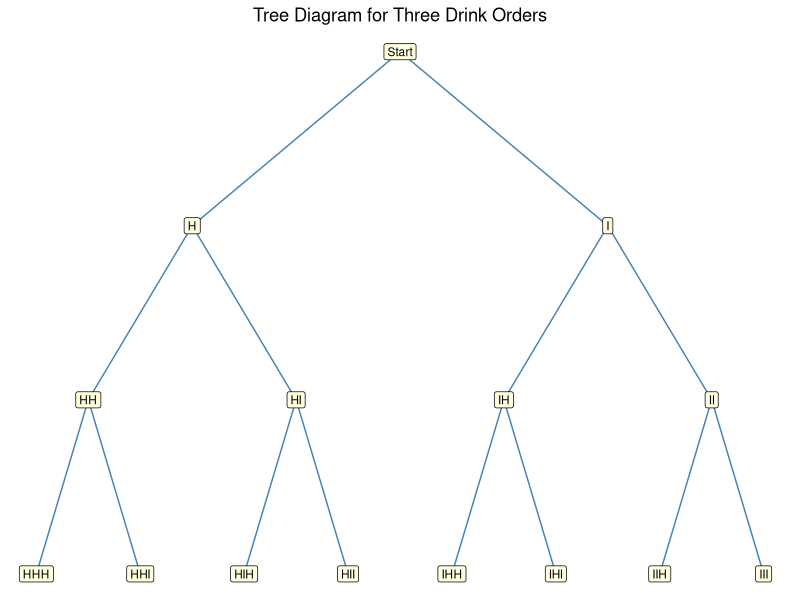
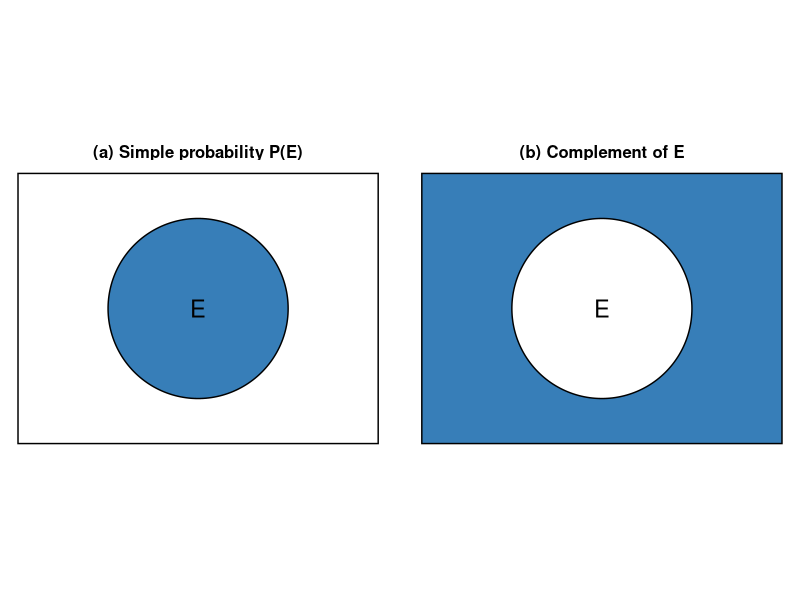
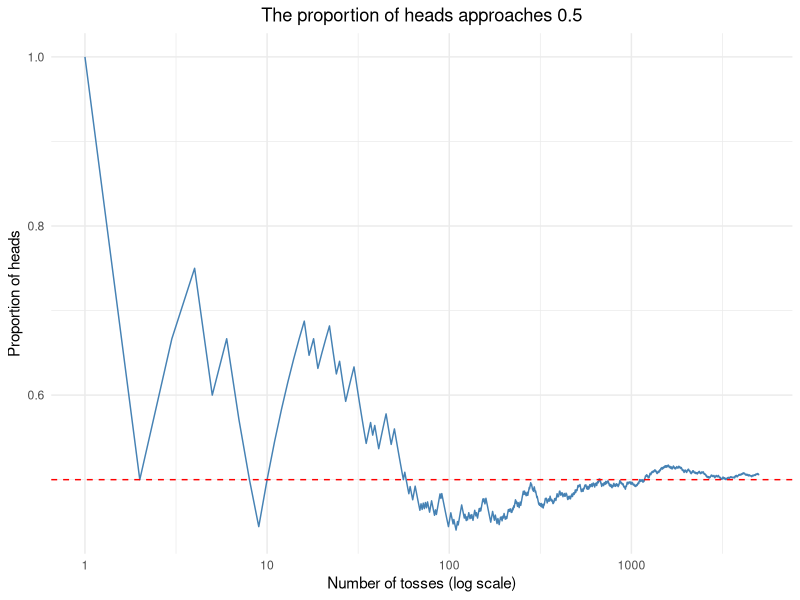
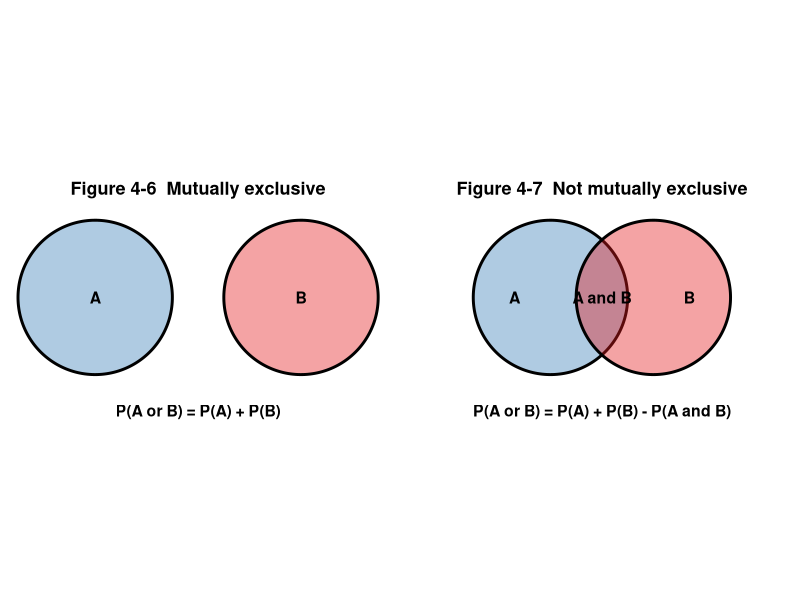

Source code (R) for these figures, in order:
## ---- chunk 1
library(tidyverse)
## ---- chunk 2
dice <- expand.grid(green = 1:6, orange = 1:6)
nrow(dice)

pairs <- matrix(paste0("(", dice$green, ", ", dice$orange, ")"), nrow = 6)
dimnames(pairs) <- list(paste("Green =", 1:6), paste("Orange =", 1:6))
knitr::kable(pairs, align = "c", caption = "Sample space for two dice")
## ---- chunk 3
suits <- c("Hearts", "Diamonds", "Clubs", "Spades")
ranks <- c("A", 2:10, "J", "Q", "K")
deck  <- expand.grid(rank = ranks, suit = suits, stringsAsFactors = FALSE)

nrow(deck)
head(paste(deck$rank, deck$suit), 5)
## ---- chunk 4
result <- c("H", "M")
rolls  <- expand.grid(third = result, second = result, first = result)

outcomes <- paste0(rolls$first, rolls$second, rolls$third)
outcomes
## ---- chunk 5
drink <- c("H", "I")

tree_level <- function(depth) {
  paths  <- expand.grid(rep(list(drink), depth), stringsAsFactors = FALSE)
  labels <- do.call(paste0, rev(paths))
  data.frame(label = labels,
             x = (seq_along(labels) - (length(labels) + 1) / 2) * 8 / 2^depth,
             y = 3 - depth)
}

nodes <- rbind(data.frame(label = "Start", x = 0, y = 3),
               tree_level(1), tree_level(2), tree_level(3))
## ---- chunk 6
edges <- nodes |>
  filter(label != "Start") |>
  mutate(parent = if_else(nchar(label) == 1, "Start",
                          substr(label, 1, nchar(label) - 1))) |>
  left_join(nodes, by = c("parent" = "label"), suffix = c("", "_from"))

tree_plot <- ggplot(nodes, aes(x, y)) +
  geom_segment(data = edges, aes(xend = x_from, yend = y_from),
               colour = "steelblue") +
  geom_label(aes(label = label), size = 3, fill = "lightyellow") +
  theme_void() +
  labs(title = "Tree Diagram for Three Drink Orders") +
  theme(plot.title = element_text(hjust = 0.5))
## ---- chunk 7
tree_plot
## ---- chunk 8
sums_to_five <- dice$green + dice$orange == 5
sum(sums_to_five)
round(mean(sums_to_five), 3)
## ---- chunk 9
orders <- expand.grid(third = drink, second = drink, first = drink)

two_iced <- rowSums(orders == "I") == 2
paste0(orders$first, orders$second, orders$third)[two_iced]
mean(two_iced)
## ---- chunk 10
card_probs <- c(
  diamond       = mean(deck$suit == "Diamonds"),
  black         = mean(deck$suit %in% c("Clubs", "Spades")),
  ace_of_spades = mean(deck$rank == "A" & deck$suit == "Spades"),
  ten           = mean(deck$rank == "10"),
  low_card      = mean(deck$rank %in% c("2", "3", "4", "5")))

round(card_probs, 3)
## ---- chunk 11
remaining <- deck[deck$suit != "Hearts", ]

nrow(remaining)
mean(remaining$suit == "Hearts")
## ---- chunk 12
mean(remaining$suit != "Hearts")
## ---- chunk 13
month.name[!startsWith(month.name, "J")]
setdiff(c("Mon", "Tue", "Wed", "Thu", "Fri", "Sat", "Sun"), c("Sat", "Sun"))
setdiff(2:12, 10:12)
setdiff(0:9, c(1, 3, 5, 7, 9))
## ---- chunk 14
circle_points <- function(cx, cy, r, n_points = 200) {
  theta <- seq(0, 2 * pi, length.out = n_points)
  data.frame(x = cx + r * cos(theta), y = cy + r * sin(theta))
}

panel_a <- "(a) Simple probability P(E)"
panel_b <- "(b) Complement of E"

circles <- rbind(transform(circle_points(0, 0, 1), panel = panel_a, fill = "#377eb8"),
                 transform(circle_points(0, 0, 1), panel = panel_b, fill = "white"))
frames  <- data.frame(panel = c(panel_a, panel_b), fill = c("white", "#377eb8"))

ggplot() +
  geom_rect(data = frames, aes(xmin = -2, xmax = 2, ymin = -1.5, ymax = 1.5,
                               fill = fill), color = "black") +
  geom_polygon(data = circles, aes(x = x, y = y, fill = fill), color = "black") +
  geom_text(data = frames, aes(x = 0, y = 0, label = "E"), size = 6) +
  scale_fill_identity() +
  facet_wrap(~panel) +
  coord_fixed() +
  theme_void() +
  theme(strip.text = element_text(size = 12, face = "bold"))
## ---- chunk 15
p_within_one_day <- 0.58
1 - p_within_one_day
## ---- chunk 16
payment <- data.frame(
  method    = c("Credit card", "Mobile wallet", "Store cash", "Bank transfer"),
  frequency = c(32, 28, 16, 4))
payment$rel_freq <- payment$frequency / sum(payment$frequency)

knitr::kable(payment, align = "c", digits = 3,
             caption = "Payment method used (n = 80)")
## ---- chunk 17
n_shoppers <- sum(payment$frequency)
n_shoppers

knitr::kable(payment[, c("method", "frequency")], align = "c",
             caption = "Payment method used (n = 80)")
## ---- chunk 18
n_by_method <- setNames(payment$frequency, payment$method)

c(credit_card       = n_by_method[["Credit card"]],
  wallet_or_cash    = n_by_method[["Mobile wallet"]] + n_by_method[["Store cash"]],
  neither_of_top_two = n_by_method[["Store cash"]] + n_by_method[["Bank transfer"]],
  not_bank_transfer = n_shoppers - n_by_method[["Bank transfer"]]) / n_shoppers
## ---- chunk 19
party <- data.frame(
  size      = c("1 guest", "2 guests", "3 guests", "4 guests", "5 or more"),
  frequency = c(46, 78, 34, 30, 12))
knitr::kable(party, align = "c", caption = "Party size at check-in (n = 200)")

counts <- party$frequency
c(two_guests = counts[2], fewer_than_3 = sum(counts[1:2]),
  at_most_3 = sum(counts[1:3]), at_least_4 = sum(counts[4:5])) / sum(counts)
## ---- chunk 20
set.seed(2023)
tosses  <- sample(c(1, 0), 5000, replace = TRUE)
running <- tibble(n = seq_along(tosses),
                  proportion = cumsum(tosses) / seq_along(tosses))

ggplot(running, aes(n, proportion)) +
  geom_line(color = "steelblue") +
  geom_hline(yintercept = 0.5, linetype = "dashed", color = "red") +
  scale_x_log10() +
  labs(x = "Number of tosses (log scale)", y = "Proportion of heads",
       title = "The proportion of heads approaches 0.5") +
  theme_minimal() +
  theme(plot.title = element_text(hjust = 0.5))
## ---- chunk 21
even      <- c(2, 4, 6)
greater_4 <- c(5, 6)
intersect(even, greater_4)
## ---- chunk 22
is_king  <- deck$rank == "K"
is_ten   <- deck$rank == "10"
is_queen <- deck$rank == "Q"
is_heart <- deck$suit == "Hearts"
is_spade <- deck$suit == "Spades"
is_black <- deck$suit %in% c("Clubs", "Spades")
is_face  <- deck$rank %in% c("J", "Q", "K")
is_ace   <- deck$rank == "A"

c(king_and_ten    = sum(is_king & is_ten),
  queen_and_heart = sum(is_queen & is_heart),
  spade_and_black = sum(is_spade & is_black),
  face_and_ace    = sum(is_face & is_ace))
## ---- chunk 23
containers <- c(japan = 48, vietnam = 35, united_states = 57)

sum(containers)
sum(containers[c("japan", "united_states")]) / sum(containers)
## ---- chunk 24
staff <- c(taoyuan = 180, taichung = 420, tainan = 150)

sum(staff)
sum(staff[c("taoyuan", "taichung")]) / sum(staff)
## ---- chunk 25
arrival <- c(mrt = 0.46, scooter = 0.28, on_foot = 0.18, car = 0.08)

sum(arrival[c("scooter", "on_foot")])
## ---- chunk 26
is_diamond <- deck$suit == "Diamonds"

c(face = sum(is_face), diamond = sum(is_diamond),
  both = sum(is_face & is_diamond))
round(mean(is_face | is_diamond), 3)
## ---- chunk 27
visitors <- matrix(c(7, 11, 9, 3), nrow = 2, byrow = TRUE,
                   dimnames = list(c("Retail buyer", "Distributor"),
                                   c("Overseas", "Domestic")))
knitr::kable(addmargins(visitors), align = "c",
             caption = "Trade fair visitors (n = 30)")

distributor <- sum(visitors["Distributor", ])
overseas    <- sum(visitors[, "Overseas"])
round((distributor + overseas - visitors["Distributor", "Overseas"]) / sum(visitors), 3)
## ---- chunk 28
p_inspected <- 0.24
p_delayed   <- 0.15
p_both      <- 0.09

p_inspected + p_delayed - p_both
## ---- chunk 29
exclusive   <- "Figure 4-6  Mutually exclusive"
overlapping <- "Figure 4-7  Not mutually exclusive"

venn <- rbind(
  transform(circle_points(2, 5, 1.5), group = "A", condition = exclusive),
  transform(circle_points(6, 5, 1.5), group = "B", condition = exclusive),
  transform(circle_points(3, 5, 1.5), group = "A", condition = overlapping),
  transform(circle_points(5, 5, 1.5), group = "B", condition = overlapping))

labels <- data.frame(
  x = c(2, 6, 4, 2.3, 5.7, 4, 4),
  y = c(5, 5, 2.8, 5, 5, 5, 2.8),
  label = c("A", "B", "P(A or B) = P(A) + P(B)",
            "A", "B", "A and B",
            "P(A or B) = P(A) + P(B) - P(A and B)"),
  condition = c(rep(exclusive, 3), rep(overlapping, 4)))

ggplot(venn, aes(x = x, y = y, fill = group)) +
  geom_polygon(alpha = 0.4, color = "black", linewidth = 1) +
  geom_text(data = labels, aes(x = x, y = y, label = label),
            inherit.aes = FALSE, size = 4, fontface = "bold") +
  facet_wrap(~condition) +
  scale_fill_manual(values = c("A" = "#377eb8", "B" = "#e41a1c")) +
  theme_void() +
  theme(strip.text = element_text(size = 13, face = "bold",
                                  margin = margin(b = 10)),
        legend.position = "none") +
  coord_fixed()
## ---- chunk 30
p_head      <- 1 / 2
p_over_four <- 2 / 6
round(p_head * p_over_four, 3)

toss_roll <- expand.grid(coin = c("H", "T"), die = 1:6)
mean(toss_roll$coin == "H" & toss_roll$die > 4)
## ---- chunk 31
p_face  <- 12 / 52
p_spade <- 13 / 52
round(p_face * p_spade, 3)
## ---- chunk 32
p_red    <- 4 / 12
p_green  <- 3 / 12
p_yellow <- 5 / 12

round(c(three_yellow      = p_yellow^3,
        green_then_red    = p_green * p_red,
        two_red_one_green = p_red^2 * p_green), 3)
## ---- chunk 33
p_wallet <- 0.45
round(p_wallet^3, 3)
## ---- chunk 34
p_retry <- 0.06
p_retry^3
## ---- chunk 35
p_escalated <- 0.045
p_refund_given_escalated <- 0.40

p_escalated * p_refund_given_escalated
## ---- chunk 36
p_booking <- 0.35
p_breakfast_given_booking <- 0.60

p_booking * p_breakfast_given_booking
## ---- chunk 37
round(c(three_kings    = 4/52 * 3/51 * 2/50,
        ten_jack_queen = 4/52 * 4/51 * 4/50,
        three_diamonds = 13/52 * 12/51 * 11/50,
        red_black_red  = 26/52 * 26/51 * 25/50), 4)
## ---- chunk 38
branches <- data.frame(
  bin              = c("Bin 1", "Bin 1", "Bin 2", "Bin 2"),
  part             = c("A grade", "B grade", "A grade", "B grade"),
  p_bin            = 1 / 2,
  p_part_given_bin = c(3/5, 2/5, 1/5, 4/5))
branches$product <- branches$p_bin * branches$p_part_given_bin
knitr::kable(branches, align = "c", digits = 3, caption = "Tree branches")
sum(branches$product[branches$part == "A grade"])
## ---- chunk 39
p_red_then_green <- 8 / 33
p_red_first      <- 4 / 11

round(p_red_then_green / p_red_first, 3)
## ---- chunk 40
p_cleared_and_on_time <- 0.28
p_cleared             <- 0.40

p_cleared_and_on_time / p_cleared
## ---- chunk 41
plans <- matrix(c(18, 42, 36, 24), nrow = 2, byrow = TRUE,
                dimnames = list(c("Small", "Large"), c("Yes", "No")))
knitr::kable(addmargins(plans), align = "c",
             caption = "Plan to open a Southeast Asia office (n = 120)")

round(c(yes_given_large = plans["Large", "Yes"] / sum(plans["Large", ]),
        small_given_no  = plans["Small", "No"] / sum(plans[, "No"])), 3)
## ---- chunk 42
p_no_spade <- (39 / 52)^4
p_no_spade
round(1 - p_no_spade, 3)
## ---- chunk 43
p_no_six <- (5 / 6)^4
p_no_six
round(1 - p_no_six, 3)
## ---- chunk 44
p_none_defective <- (1 - 0.04)^5
round(p_none_defective, 3)
round(1 - p_none_defective, 3)
## ---- chunk 45
bases    <- c("Black", "Green", "Oolong")
toppings <- c("Pearls", "Grass jelly", "Pudding", "Taro", "Aloe")

drinks <- expand.grid(base = bases, topping = toppings)
nrow(drinks)
paste(drinks$base, drinks$topping, sep = " + ")
## ---- chunk 46
choices_per_step <- c(port = 3, term = 4, container = 2, insurance = 2)
prod(choices_per_step)
## ---- chunk 47
labels <- expand.grid(size   = c("S", "M", "L", "XL"),
                      colour = c("Black", "White", "Navy"),
                      fit    = c("Regular", "Slim"))
nrow(labels)
head(paste(labels$size, labels$colour, labels$fit, sep = ", "), 6)
## ---- chunk 48
10^3
prod(10:8)
## ---- chunk 49
factorial(5)
factorial(9)
factorial(0)
## ---- chunk 50
factorial(6)
## ---- chunk 51
prod(7:5)
## ---- chunk 52
n_permutations <- function(n, r) factorial(n) / factorial(n - r)

c(P_6_6 = n_permutations(6, 6), P_7_3 = n_permutations(7, 3))
c(P_6_6 = choose(6, 6) * factorial(6), P_7_3 = choose(7, 3) * factorial(3))
## ---- chunk 53
factorial(7) / factorial(7 - 4)
## ---- chunk 54
factorial(8) / factorial(8 - 2)
## ---- chunk 55
letter_counts <- table(strsplit("LOGISTICS", "")[[1]])
letter_counts
factorial(9) / prod(factorial(as.integer(letter_counts)))
## ---- chunk 56
choose(5, 3)
t(combn(c("A", "B", "C", "D", "E"), 3))
## ---- chunk 57
choose(9, 3)
## ---- chunk 58
c(analysts = choose(6, 2), engineers = choose(7, 3))
choose(6, 2) * choose(7, 3)
## ---- chunk 59
counting <- data.frame(
  Rule = c("Fundamental counting rule",
           "Permutation rule 1",
           "Permutation rule 2",
           "Combination rule"),
  Definition = c(
    "The number of ways a sequence of n events can occur if the first event can occur in k1 ways, the second event can occur in k2 ways, etc.",
    "The number of permutations of n objects taking r objects at a time (order is important)",
    "The number of permutations of n objects when r1 objects are identical, r2 objects are identical, ..., rp objects are identical",
    "The number of combinations of r objects taken from n objects (order is not important)"),
  Formula = c("k1 * k2 * k3 * ... * kn",
              "nPr = n! / (n - r)!",
              "n! / (r1! r2! ... rp!)",
              "nCr = n! / [(n - r)! r!]"))
knitr::kable(counting, align = "l",
             caption = "Table 4-1  Summary of Counting Rules")
## ---- chunk 60
choose(52, 5)
choose(4, 3) * choose(48, 2)
choose(4, 3) * choose(48, 2) / choose(52, 5)
## ---- chunk 61
n_shipments <- choose(20, 3)
n_shipments

c(exactly_1 = choose(5, 1) * choose(15, 2),
  none      = choose(15, 3),
  all       = choose(5, 3))
## ---- chunk 62
round(c(exactly_1  = choose(5, 1) * choose(15, 2),
        none       = choose(15, 3),
        all        = choose(5, 3),
        at_least_1 = n_shipments - choose(15, 3)) / n_shipments, 4)
## ---- chunk 63
choose(5, 1) * choose(10, 1)
choose(15, 2)
round(choose(5, 1) * choose(10, 1) / choose(15, 2), 3)
## ---- chunk 64
n_codes  <- 10^4
all_same <- 10

n_codes
all_same / n_codes
## ---- chunk 65
n_pairs <- choose(20, 2)
n_pairs
round(10 / n_pairs, 4)
## ---- chunk 66
poker <- data.frame(
  Hand = c("Straight flush (including a royal flush)", "Four of a kind",
           "Full house", "Flush", "Straight", "Three of a kind",
           "Two pairs", "One pair", "Less than one pair", "Total"),
  Ways = c(40, 624, 3744, 5108, 10200, 54912, 123552, 1098240, 1302540, 2598960),
  Probability = c(0.000015, 0.000240, 0.001441, 0.001965, 0.003925,
                  0.021129, 0.047539, 0.422569, 0.501177, 1.000000))
knitr::kable(head(poker, 5), align = "c", digits = 6, row.names = FALSE,
             caption = "Probabilities of 5-card poker hands")
## ---- chunk 67
knitr::kable(tail(poker, 5), align = "c", digits = 6, row.names = FALSE,
             caption = "Probabilities of 5-card poker hands (continued)")
